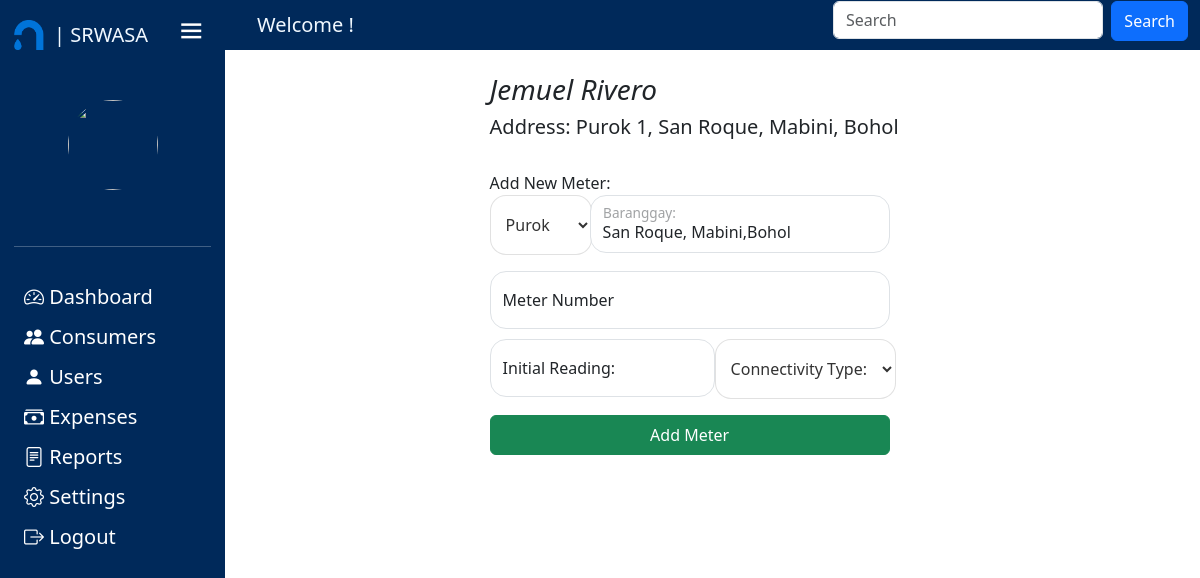
Page /add_meter/1 on the committed database.
### tables this page shows
CREATE TABLE `tblmeter` (
  `ID` int(11) NOT NULL,
  `meter_no` varchar(100) NOT NULL,
  `type` varchar(45) NOT NULL,
  `status` int(11) NOT NULL,
  `tag` int(11) NOT NULL,
  `Brgy_ID` int(11) NOT NULL,
  `Purok_ID` int(11) NOT NULL,
  `Connection_Date` date NOT NULL DEFAULT current_timestamp(),
  `tblconsumer_ID` int(11) NOT NULL
);

CREATE TABLE `tblconsumer` (
  `id` int(11) NOT NULL,
  `fname` varchar(255) NOT NULL,
  `mname` varchar(255) DEFAULT NULL,
  `lname` varchar(255) NOT NULL,
  `name_ex` varchar(10) NOT NULL,
  `Brgy_ID` int(20) NOT NULL,
  `Purok_ID` int(20) NOT NULL,
  `Contact_Number` varchar(25) NOT NULL,
  `status` int(11) NOT NULL,
  `login_info_ID` int(11) NOT NULL
);

CREATE TABLE `tblpurok` (
  `ID` int(11) NOT NULL,
  `Purok` varchar(100) NOT NULL
);

CREATE TABLE `tblbaranggay` (
  `ID` int(11) NOT NULL,
  `Baranggay_Name` varchar(100) NOT NULL
);

### application/controllers/Admin.php (called while the page is built, shortened)
<?php
class Admin extends CI_Controller{
    public function add_meter($ID) {
            $page = 'add_meter';
            $data['title'] = "Add New Meter:";
            $data['consumer'] = $this->User_Model->get_consumers_single($ID);
            $data['fname'] = $data['consumer']['fname'] ?? '';
            $data['mname'] = $data['consumer']['mname'] ?? '';
            $data['lname'] = $data['consumer']['lname'] ?? '';
            $data['name_ex'] = $data['consumer']['name_ex'] ?? '';
            $data['baranggay'] = $data['consumer']['Baranggay_Name'] ?? '';
            $data['purok'] = $data['consumer']['Purok'] ?? '';
            $data['id'] = $data['consumer']['id'] ?? '';
            $this->load->view('templates/header');
            $this->load->view('pages/Admin/'.$page,$data);
            $this->load->view('templates/footer');
    }
}
?>

### index.php (called while the page is built, shortened)
<?php
require_once BASEPATH.'core/CodeIgniter.php';

### application/models/User_model.php (called while the page is built, shortened)
<?php
class User_Model extends CI_Model{
    public function get_consumers_single($param){
        $this->db->select('tblconsumer.id,
            tblconsumer.fname,
            tblconsumer.mname,
            tblconsumer.lname,
            tblconsumer.name_ex,
            tblmeter.status,
            `tag`,
            tblbaranggay.Baranggay_Name,
            tblpurok.Purok,
            tblconsumer.Contact_Number,
            tblconsumer.login_info_ID,
            `meter_no`,
            tblmeter.ID');
        $this->db->from('tblmeter');
        $this->db->join('tblbaranggay', 'tblmeter.Brgy_ID = tblbaranggay.ID');
        $this->db->join('tblpurok', 'tblmeter.Purok_ID = tblpurok.ID');
        $this->db->join('tblconsumer', 'tblmeter.tblconsumer_ID = tblconsumer.id');
        $this->db->where('tblmeter.ID', $param);
        $result = $this->db->get();
        return $result->row_array();
    }
}
?>

### application/views/pages/Admin/add_meter.php (the view, shortened to what this page needs)
<div class="row">
    <div class="col-lg-5">
        <?= form_open('add_newMeter')?>
        <div class="form-group">
            <h3 style="font-style: italic;"><?= $fname.' '.$mname.' '.$lname.' '.$name_ex?></h3>
            <h5>Address: <span class="span"><?= $purok.', '.$baranggay?></span></h5>
            <br>
            <?= $title; ?>
            <div class="d-flex">
                    <div class="form-floating mb-2" style="width: 100px;">
                        <select name="purok" class="drop-down rounded-4" value="<?= set_value('purok');?>" required>
                            <option selected disabled>Purok</option>
                            </select>
                        </div>
                        <div class="form-floating mb-2" style="width: 300px;">
                            <input type="text" name="mbaranggay" class="form-control rounded-4" id="floatingInput" placeholder="Baranggay: " value="San Roque, Mabini,Bohol" readonly>
                            <label for="floatingInput">Baranggay:</label>
                        </div>
                    </div>
            <div class="form-floating mb-2" style="width: 400px;">
                <input type="text" name="meter" class="form-control rounded-4" id="floatingInput" placeholder="Meter Number" value="<?= set_value('meter');?>" required>
                <label for="floatingInput">Meter Number</label>
            </div>
            <div class="d-flex">
                <div class="form-floating mb-2" style="width: 225px;">
                    <input type="text" name="present_read" class="form-control rounded-4" id="floatingInput2" placeholder="Initial Reading" value="<?= set_value('present_read');?>" required>
                    <label for="floatingInput2">Initial Reading:</label>
                </div>
                <div class="form-floating mb-2" style="width: 200px;">
                    <select name="type" class="drop-down rounded-4" required>
                        <option disabled selected>Connectivity Type:</option>
                    </select>
                </div>
            </div>
        </div>
        <button type="submit" name="submit" class="btn btn-success" style="width: 400px;">Add Meter</button>
        <?= form_close() ?>
    </div>
</div>

### css/css/style.css (style rules this page uses)
* { margin: 0; padding: 0; box-sizing: border-box; }
:root { --primary-color: #695CFE; --primary-color-light: #F6F5FF; --toggle-color: #DDD; ---text-color: #707070; --tran-02: all 0.2s ease; --tran-03: all 0.3s ease; --tran-04: all 0.4s ease; --tran-05: all 0.5s ease; --tran-06: all 0.6s ease; }
body { position: relative; min-height: 100vh; width: 100%; overflow: hidden; }
body { background-color: #E5E5E5; }
h5 { color:black; text-align: left; margin-right: 15px; }

### application/views/pages/Admin/add_meter.php (style rules this page uses)
.col-lg-5 { margin-top: 6%; margin-left: 40%; }
.form-group { width: 500px; }
.form-control { margin-bottom: 10px; }
.btn { height:40px; width: 90px; }
.drop-down { padding: 17px 11px; color: #333; background-color: #fff; border: 1px solid #dddd; cursor: pointer; }

### rows in the picture
tblmeter: tblconsumer_ID.fname "Jemuel", tblconsumer_ID.lname "Rivero", Purok_ID.Purok "Purok 1", tblbaranggay.Baranggay_Name "San Roque, Mabini, Bohol"

### other values in the picture
$title "Add New Meter:"
